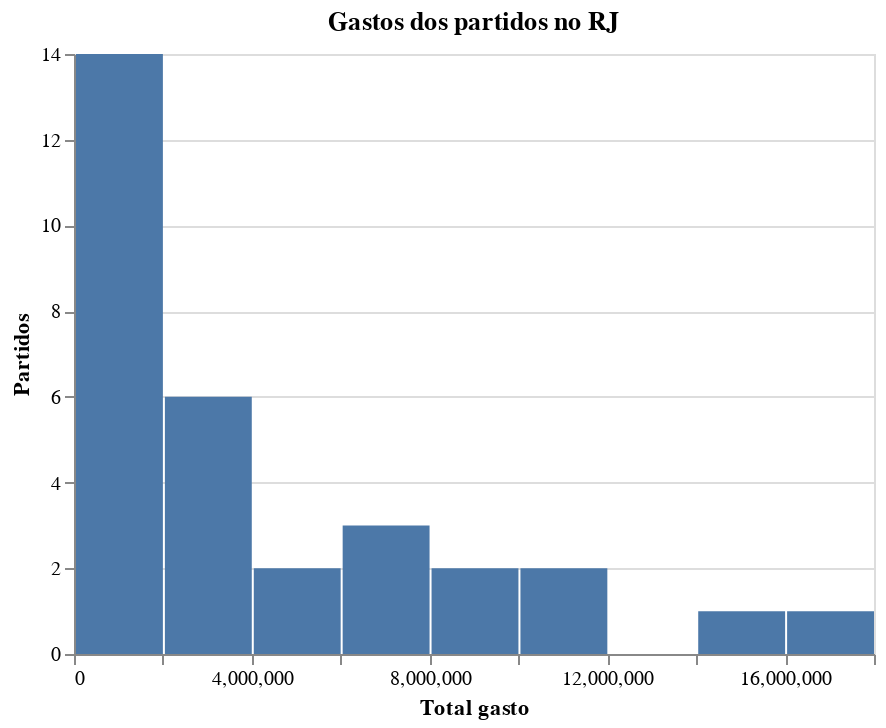

The notebook cell saved with this chart:
### Code cell
# Histograma com o gasto dos partidos no RJ.

alt.Chart(despesas_part).mark_bar().encode(
    alt.X("gasto_part:Q", title = "Total gasto", bin=True),
    alt.Y("count()", title = "Partidos"),
    tooltip = ["count()"]
).properties(title= "Gastos dos partidos no RJ")

### Figure 1 — Vega-Lite specification as saved in the notebook (floating-point values rounded to 4 significant figures)
{"config": {"view": {"continuousWidth": 400, "continuousHeight": 300}}, "data": {"name": "data-2b28ac57ac2c60aae70263a7ade01935"}, "mark": "bar", "encoding": {"tooltip": [{"type": "quantitative", "aggregate": "count"}], "x": {"type": "quantitative", "bin": true, "field": "gasto_part", "title": "Total gasto"}, "y": {"type": "quantitative", "aggregate": "count", "title": "Partidos"}}, "title": "Gastos dos partidos no RJ", "$schema": "https://vega.github.io/schema/vega-lite/v4.8.1.json", "datasets": {"data-2b28ac57ac2c60aae70263a7ade01935": [{"partido": "PDT", "gasto_part": 16400000.0}, {"partido": "DEM", "gasto_part": 15320000.0}, {"partido": "PT", "gasto_part": 11330000.0}, {"partido": "REPUBLICANOS", "gasto_part": 11190000.0}, {"partido": "PSL", "gasto_part": 9114000.0}, {"partido": "PL", "gasto_part": 8548000.0}, {"partido": "PSC", "gasto_part": 7790000.0}, {"partido": "MDB", "gasto_part": 6601000.0}, {"partido": "PP", "gasto_part": 6053000.0}, {"partido": "PSD", "gasto_part": 5258000.0}, {"partido": "SOLIDARIEDADE", "gasto_part": 4040000.0}, {"partido": "CIDADANIA", "gasto_part": 3163000.0}, {"partido": "PROS", "gasto_part": 2828000.0}, {"partido": "PSOL", "gasto_part": 2725000.0}, {"partido": "AVANTE", "gasto_part": 2683000.0}, {"partido": "PSDB", "gasto_part": 2668000.0}, {"partido": "REDE", "gasto_part": 2189000.0}, {"partido": "PTB", "gasto_part": 1851000.0}, {"partido": "PSB", "gasto_part": 1679000.0}, {"partido": "NOVO", "gasto_part": 1185000.0}, {"partido": "PTC", "gasto_part": 931000.0}, {"partido": "PODE", "gasto_part": 928100.0}, {"partido": "PMB", "gasto_part": 739500.0}, {"partido": "PRTB", "gasto_part": 651400.0}, {"partido": "PC do B", "gasto_part": 638100.0}, {"partido": "PATRIOTA", "gasto_part": 501100.0}, {"partido": "PV", "gasto_part": 295000.0}, {"partido": "DC", "gasto_part": 265400.0}, {"partido": "PSTU", "gasto_part": 81560.0}, {"partido": "PMN", "gasto_part": 68580.0}, {"partido": "UP", "gasto_part": 1600.0}]}}
